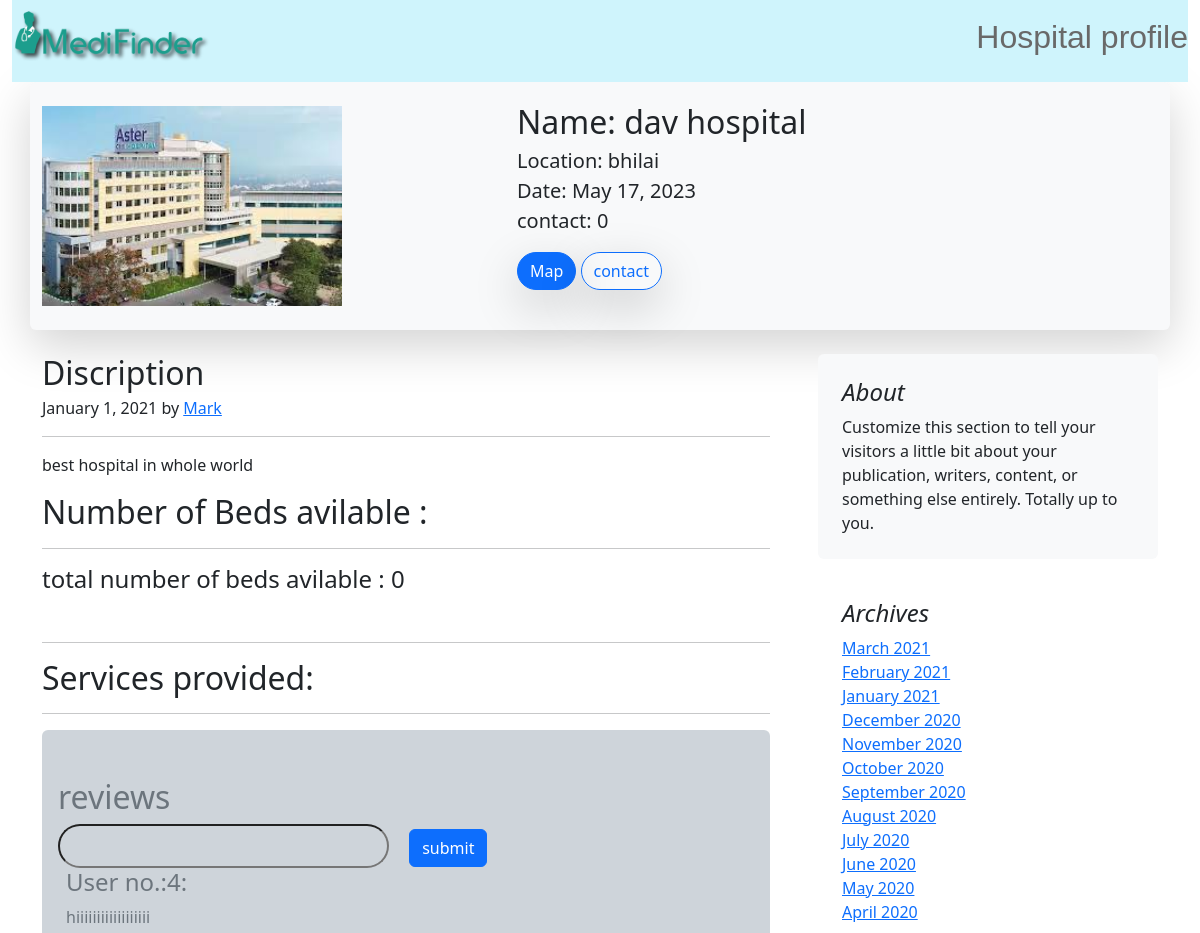
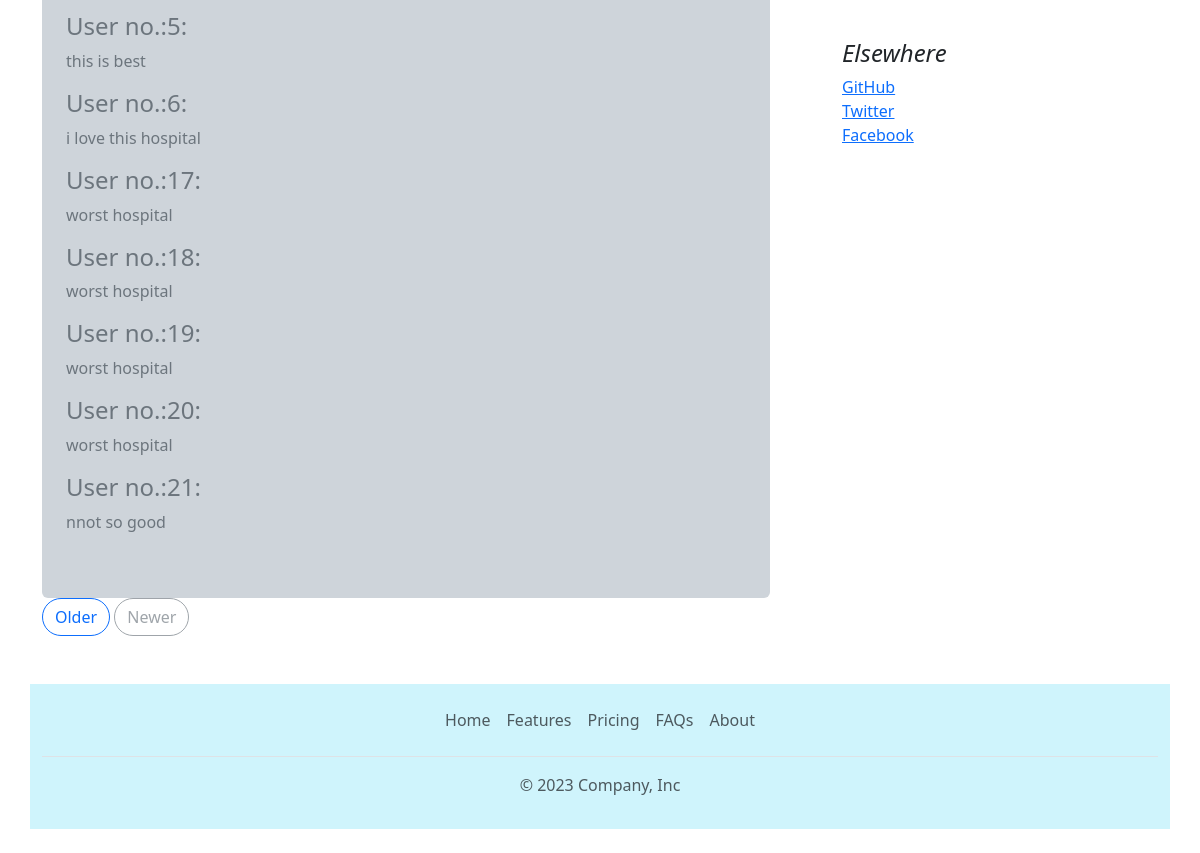
/hos_profile/3, run on the app's committed database (2 pictures, top to bottom).
### hospital/models.py (models this page shows, shortened)
class hos_list(models.Model):
    hos_name = models.CharField(max_length=50)
    location =models.CharField(max_length=50)
    desc = models.CharField(max_length=1000)
    date = models.DateField()
    image = models.ImageField(upload_to="hospital/images")
    services = models.CharField(max_length=1000,default="")
    contact = models.IntegerField(default=0)
    hos_beds = models.IntegerField(default=0)

class reviews(models.Model):
    reviewm = models.CharField(max_length=300)

### hospital/views.py (the view)
# urls.py: path('hos_profile/<int:id>',hos_profile, name='hos_profile'),
def hos_profile(request,id):
    hoslist = hos_list.objects.filter(id=id)
    if request.method == "POST":
        reviews1 = request.POST.get("reviews")
        re = reviews(reviewm=reviews1)
        re.save()
    rev = reviews.objects.all()
    return render(request,"hos_profile.html",{"hoslist":hoslist[0],"rev":rev[:]})

### template/hos_profile.html (shortened to what this page needs)
<!doctype html>
<html lang="en">
  <head>
    <link href="https://cdn.jsdelivr.net/npm/bootstrap@5.3.0-alpha3/dist/css/bootstrap.min.css" rel="stylesheet">
  </head>
  <body style="background-color:rgb(255, 255, 255)  ;">
    {% load static %}
<div class="container-fluid">
    <nav class="navbar bg-info-subtle ">
      <img src="{% static 'mf2ds.png' %}" width="200" alt="">
      <h2 style="font-family: Verdana, Geneva, Tahoma, sans-serif; color: dimgray;"> Hospital profile</h2>
      </nav>
</div>
<div class="container py-4 bg-light shadow-lg rounded-2">
<div class="row featurette" >
    <div class="col-md-7 order-md-2 " >
      <h2 class="featurette-heading fw-normal lh-1">Name: {{hoslist.hos_name}} </h2>
      <p class="lead">Location: {{hoslist.location}} <br>Date: {{hoslist.date}} <br> contact: {{hoslist.contact}} <br></p>
      <a class="btn btn-primary rounded-pill shadow-lg" href="#">Map</a>
      <a class="btn btn-outline-primary rounded-pill shadow-lg">contact</a>
    </div>
    <div class="col-md-5 order-md-1">
      <img src="/media/{{hoslist.image}}" width="300" height="200" alt="">
    </div>
  </div>
</div>
<div class="container">
<div class="row g-5">
  <div class="col-md-8">
    <article class="blog-post py-4">
      <h2 class="blog-post-title mb-1">Discription</h2>
      <p class="blog-post-meta">January 1, 2021 by <a href="#">Mark</a></p>
      <hr>
      <p>{{hoslist.desc}}</p>
      <h2 class="blog-post-title mb-1">Number of Beds avilable :</h2>
      <hr>
      <h4>total number of beds avilable : {{hoslist.hos_beds}}</h4>
      <br>
      <hr>
      <h2 class="blog-post-title mb-1">Services provided:</h2>
      <hr>
      <div class="flex py-5 bg-dark-subtle text-secondary rounded-2">
        <form action="" method="post">
      <h2 class="a mx-3">reviews</h2>
      <input type="text" name="reviews" id="reviews" class="px-5 mx-3 rounded-pill bg-dark-subtle py-2">
      <button type="submit" class="btn btn-primary">submit</button>
     </form>
     {% for i in rev %}
     <h4 class="px-4"> User no.:{{i.id}}: </h4>
     <p class=" px-4">{{i.reviewm}}</p>
     {% endfor %}
     </div>
    <nav class="blog-pagination" aria-label="Pagination">
      <a class="btn btn-outline-primary rounded-pill" href="#">Older</a>
      <a class="btn btn-outline-secondary rounded-pill disabled">Newer</a>
    </nav>
  </div>
  <div class="col-md-4 py-4">
    <div class="position-sticky" style="top: 2rem;">
      <div class="p-4 mb-3 bg-body-tertiary rounded">
        <h4 class="fst-italic">About</h4>
        <p class="mb-0">Customize this section to tell your visitors a little bit about your publication, writers, content, or something else entirely. Totally up to you.</p>
      </div>
      <div class="p-4">
        <h4 class="fst-italic">Archives</h4>
        <ol class="list-unstyled mb-0">
          <li><a href="#">March 2021</a></li>
          <li><a href="#">February 2021</a></li>
          <li><a href="#">January 2021</a></li>
          <li><a href="#">December 2020</a></li>
          <li><a href="#">November 2020</a></li>
          <li><a href="#">October 2020</a></li>
          <li><a href="#">September 2020</a></li>
          <li><a href="#">August 2020</a></li>
          <li><a href="#">July 2020</a></li>
          <li><a href="#">June 2020</a></li>
          <li><a href="#">May 2020</a></li>
          <li><a href="#">April 2020</a></li>
        </ol>
      </div>
      <div class="p-4">
        <h4 class="fst-italic">Elsewhere</h4>
        <ol class="list-unstyled">
          <li><a href="#">GitHub</a></li>
          <li><a href="#">Twitter</a></li>
          <li><a href="#">Facebook</a></li>
        </ol>
      </div>
    </div>
  </div>
</div>
</div>
<div class="container bg-info-subtle">
<footer class="py-3 my-4">
    <ul class="nav justify-content-center border-bottom pb-3 mb-3">
      <li class="nav-item"><a href="{% url 'home' %}" class="nav-link px-2 text-body-secondary">Home</a></li>
      <li class="nav-item"><a href="#" class="nav-link px-2 text-body-secondary">Features</a></li>
      <li class="nav-item"><a href="#" class="nav-link px-2 text-body-secondary">Pricing</a></li>
      <li class="nav-item"><a href="#" class="nav-link px-2 text-body-secondary">FAQs</a></li>
      <li class="nav-item"><a href="#" class="nav-link px-2 text-body-secondary">About</a></li>
    </ul>
    <p class="text-center text-body-secondary">© 2023 Company, Inc</p>
  </footer>
  </div>
  </body>
</html>

### data on the page
hos_list: hos_name "dav hospital", location "bhilai", date "May 17, 2023", contact "0", image (picture), desc "best hospital in whole world", hos_beds "0"
reviews: id "4", reviewm "hiiiiiiiiiiiiiiiiii"
reviews: id "5", reviewm "this is best"
reviews: id "6", reviewm "i love this hospital"
reviews: id "17", reviewm "worst hospital"
reviews: id "18", reviewm "worst hospital"
reviews: id "19", reviewm "worst hospital"
reviews: id "20", reviewm "worst hospital"
reviews: id "21", reviewm "nnot so good"
